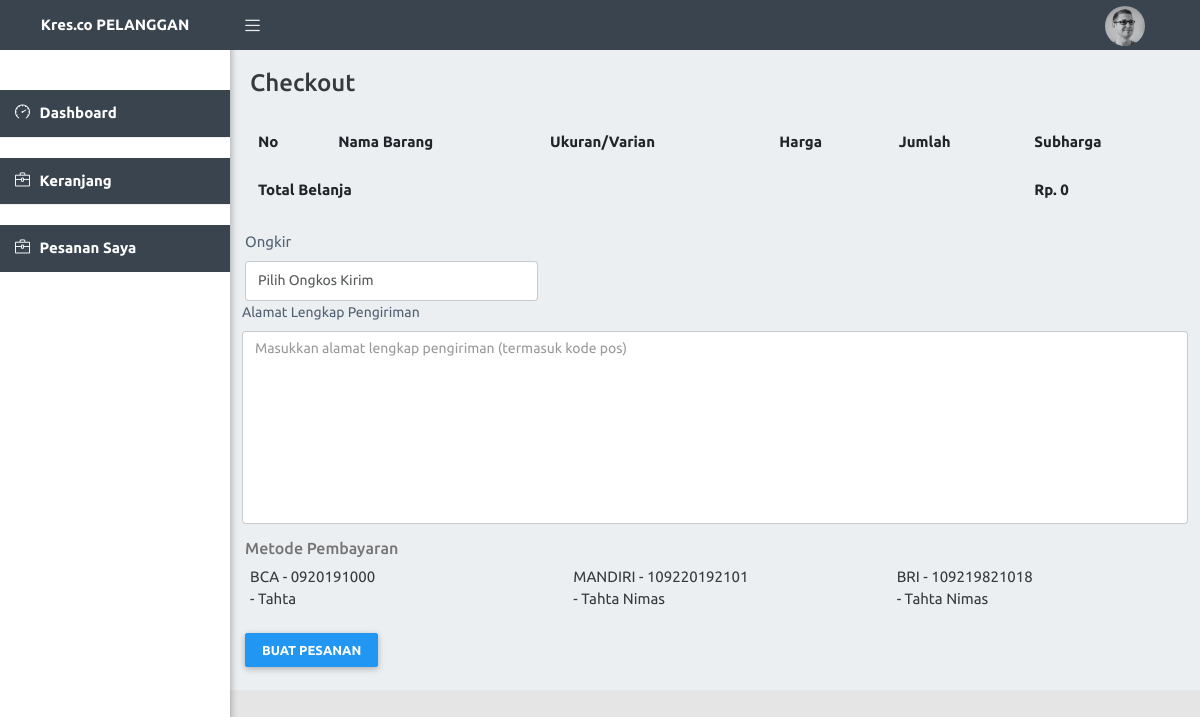
The page /pelanggan/checkout.php on the database its author committed.
### tables this page shows
CREATE TABLE `metode_pembayaran` (
  `id_metode` bigint(20) UNSIGNED NOT NULL,
  `metode` varchar(50) NOT NULL,
  `norek` varchar(50) NOT NULL,
  `atasnama` varchar(50) NOT NULL
);

### pelanggan/checkout.php (the view, shortened to what this page needs)
<?php
include '../koneksi.php';
?>
<!DOCTYPE html>
<html lang="en">
<head>
    <link href="https://cdn.jsdelivr.net/npm/bootstrap@5.1.3/dist/css/bootstrap.min.css" rel="stylesheet">
    <link rel="stylesheet" type="text/css" href="../Assets/icon/themify-icons/themify-icons.css">
    <link rel="stylesheet" type="text/css" href="../Assets/icon/icofont/css/icofont.css">
    <link rel="stylesheet" type="text/css" href="../Assets/icon/simple-line-icons/css/simple-line-icons.css">
    <link rel="stylesheet" type="text/css" href="../Assets/plugins/bootstrap/css/bootstrap.min.css">
    <link rel="stylesheet" href="../Assets/plugins/chartist/dist/chartist.css" type="text/css" media="all">
    <link href="../Assets/css/svg-weather.css" rel="stylesheet">
    <link rel="stylesheet" type="text/css" href="../Assets/css/main.css">
    <link rel="stylesheet" type="text/css" href="../Assets/css/responsive.css">
    <link href="../Assets/css/sidebars.css" rel="stylesheet">
</head>
<body class="sidebar-mini fixed">
    <div class="wrapper">
        <header class="main-header-top hidden-print">
            <a href="index.php" class="logo"><b>Kres.co PELANGGAN</b></a>
            <nav class="navbar navbar-static-top">
                <a href="#!" data-toggle="offcanvas" class="sidebar-toggle"></a>
                <div class="navbar-custom-menu f-right">
                    <ul class="top-nav">
                        <li class="dropdown" style="padding-left: 800px;">
                            <a href="profil.php" data-toggle="dropdown" role="button" aria-haspopup="true" aria-expanded="false" class="dropdown-toggle drop icon-circle drop-image">
                                <span><img class="img-circle " src="../Assets/images/avatar-1.png" style="width:40px;" alt="User Image"></span>
                                <span>
                                    <i class=" icofont icofont-simple-down"></i></span>
                            </a>
                        </li>
                    </ul>
                </div>
            </nav>
        </header>
        <aside class="main-sidebar hidden-print">
            <section class="sidebar" id="sidebar-scroll">
                <ul class="sidebar-menu">
                    <li class="nav-level"></li>
                    <li class="active treeview">
                        <a class="waves-effect waves-dark" href="index.php">
                            <i class="icon-speedometer"></i><span> Dashboard</span>
                        </a>
                    </li>
                    <li class="nav-level"></li>
                    <li class="active treeview">
                        <a class="waves-effect waves-dark" href="keranjang.php">
                            <i class="icon-briefcase"></i><span> Keranjang</span>
                        </a>
                    </li>
                    <li class="nav-level"></li>
                    <li class="active treeview">
                        <a class="waves-effect waves-dark" href="pemesanan.php">
                            <i class="icon-briefcase"></i><span> Pesanan Saya</span>
                        </a>
                    </li>
                </ul>
            </section>
        </aside>
        <div class="content-wrapper">
            <div class="container-fluid">
                <div class="row">
                    <div class="main-header">
                        <h4>Checkout</h4>
                    </div>
                </div>
                <table class="table table-bordered">
                    <thead>
                        <tr>
                            <th>No</th>
                            <th>Nama Barang</th>
                            <th>Ukuran/Varian</th>
                            <th>Harga</th>
                            <th>Jumlah</th>
                            <th>Subharga</th>
                        </tr>
                    </thead>
                            <?php
                            $totalbelanja = 0;
                            ?>
                    <tfoot>
                        <tr>
                            <th colspan="5">Total Belanja</th>
                            <th>Rp. <?= number_format($totalbelanja); ?></th>
                        </tr>
                    </tfoot>
                </table>
                <form method="POST">
                    <div class="row">
                        <div class="col-md-4">
                            <label for="id_ongkir">Ongkir</label>
                            <select class="form-control" name="id_ongkir" id="id_ongkir" required>
                                <option value="">Pilih Ongkos Kirim</option>
                            </select>
                        </div>
                        <div class="form-group">
                            <label for="">Alamat Lengkap Pengiriman</label>
                            <textarea name="alamat_pengiriman" id="" cols="30" rows="10" class="form-control" placeholder="Masukkan alamat lengkap pengiriman (termasuk kode pos)" required></textarea>
                        </div>
                        <div class="container">
                            <h6 class="">Metode Pembayaran</h6>
                            <div class="row align-items-start">
                            <?php
                                    $sql = "SELECT * FROM metode_pembayaran";
                                    $result = mysqli_query($conn,$sql);
                                    if (mysqli_num_rows($result)>0){
                                        while ($row = mysqli_fetch_assoc($result)){
                                            echo ("<div class='col' style='padding-left:20px;'>
                                            ".strtoupper($row['metode'])." - ".$row['norek']."<br>
                                            - ".$row['atasnama']." </div>" );
                                        }
                                    }
                                    ?>
                            </div>
                        <div>
                     <br>
                        <button type="submit" class="btn btn-primary" name="buat_pesanan">Buat Pesanan</button>
                </form>
            </div>
        </div>
    </div>
    <br>
</body>
</html>

### Assets/css/sidebars.css (style rules this page uses)
body { min-height: 100vh; min-height: -webkit-fill-available; }
html { height: -webkit-fill-available; }
.dropdown-toggle { outline: 0; }

### Assets/css/generic-class.css (style rules this page uses)
.f-right { float: right !important; }

### Assets/css/menu.css (style rules this page uses)
.top-nav .dropdown-toggle:after { content: initial; }
.main-header-top { background-color: #39444e; }
.nav-level { padding: 10px 0 !important; font-weight: 500; font-size: 13px; color: #2196f3; border-top: 1px solid #efefef; position: relative; }
.nav-level:first-child { margin-top: 20px; border-top: none; }
.main-header-top .navbar .top-nav > li > a { opacity: 0.9; color: #fff; }
.main-header-top .navbar .sidebar-toggle { color: #fff; opacity: 0.9; }
.main-header-top .logo { color: #fff; border-bottom: 0 solid transparent; }
.sidebar-menu > li > a { color: #666; }
.sidebar-menu > li.active > a { color: #fff; font-weight: 600; background: #39444e; }
.fixed .main-header-top, .fixed .main-sidebar, .fixed .left-side { position: fixed; }
.fixed .main-header-top { top: 0; right: 0; left: 0; }
.fixed .content-wrapper { margin-top: 50px; }
.wrapper:before { content: " "; display: table; }
.wrapper:after { content: " "; clear: both; }
.content-wrapper { height: 100%; background-color: #ebeff2; margin-left: 230px; z-index: 820; -webkit-transition: all 0.3s ease-in-out; -moz-transition: all 0.3s ease-in-out; -ms-transition: all 0.3s ease-in-out; transition: all 0.3s ease-in-out; }
.main-header-top { position: relative; max-height: 50px; z-index: 1030; }
.main-header-top > .navbar { margin-bottom: 0; margin-left: 230px; border: none; max-height: 50px; border-radius: 0; padding: 0; background-color: #39444e; }
.main-header-top .sidebar-toggle { float: left; background-color: transparent; background-image: none; padding: 15px; font-family: fontAwesome; position: relative; -webkit-transition: all 0.3s ease; -moz-transition: all 0.3s ease; -ms-transition: all 0.3s ease; transition: all 0.3s ease; max-height: 50px; }
.main-header-top .sidebar-toggle:before { font-family: 'simple-line-icons'; content: "\e601"; font-size: 15px; }
.main-header-top .logo { display: block; width: 230px; height: 50px; font-size: 15px; font-weight: 400; line-height: 50px; text-align: center; padding: 0 15px; float: left; overflow: hidden; }
.main-header-top .top-nav { list-style: none; padding-left: 0; display: inline-block; float: right; margin: 0 10px 0 0; }
.main-header-top .top-nav > li { display: inline-block; position: relative; }
.main-header-top .top-nav > li > a { padding: 15px 20px; line-height: 50px; opacity: 0.9; }
.main-sidebar { position: absolute; top: 0; left: 0; background: #fff; padding-top: 50px; min-height: 100vh; width: 230px; z-index: 810; -webkit-box-shadow: 1px 3px 7px rgba(0, 0, 0, 0.3); box-shadow: 1px 3px 7px rgba(0, 0, 0, 0.3); -webkit-transition: transform 0.3s ease-in-out, width 0.3s ease-in-out; -moz-transition: transform 0.3s ease-in-out, width 0.3s ease-in-out; -ms-transition: transform 0.3s ease-in-out, width 0.3s ease-in-out; transition: transform 0.3s ease-in-out, width 0.3s ease-in-out; }
.sidebar { padding-bottom: 10px; font-size: 16px; }
.sidebar-menu { list-style: none; margin: 0; padding: 0; white-space: nowrap; overflow: hidden; }
.sidebar-menu > li { position: relative; margin: 0; padding: 0; }
.sidebar-menu > li > a { padding: 12px 5px 12px 15px; display: block; position: relative; font-size: 15px; background-color: #fff; }
.sidebar-menu > li > a > i { padding-right: 6px; display: inline; }

### rows shown on the page
metode_pembayaran: metode "BCA", norek "0920191000", atasnama "Tahta"
metode_pembayaran: metode "MANDIRI", norek "109220192101", atasnama "Tahta Nimas"
metode_pembayaran: metode "BRI", norek "109219821018", atasnama "Tahta Nimas"

### other values the page prints
$totalbelanja "0"
